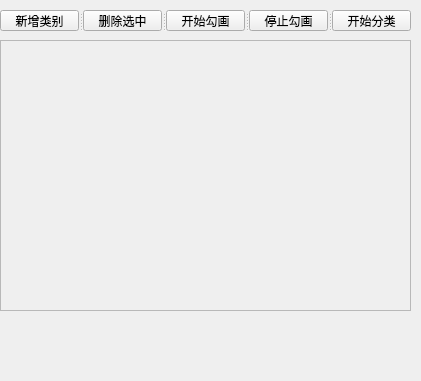
<?xml version="1.0" encoding="UTF-8"?>
<ui version="4.0">
 <class>DockWidget</class>
 <widget class="QDockWidget" name="DockWidget">
  <property name="geometry">
   <rect>
    <x>0</x>
    <y>0</y>
    <width>421</width>
    <height>381</height>
   </rect>
  </property>
  <property name="windowTitle">
   <string>DockWidget</string>
  </property>
  <widget class="QWidget" name="dockWidgetContents">
   <widget class="QScrollArea" name="scrollArea">
    <property name="geometry">
     <rect>
      <x>0</x>
      <y>40</y>
      <width>411</width>
      <height>271</height>
     </rect>
    </property>
    <property name="widgetResizable">
     <bool>true</bool>
    </property>
    <widget class="QWidget" name="scrollAreaWidgetContents">
     <property name="geometry">
      <rect>
       <x>0</x>
       <y>0</y>
       <width>409</width>
       <height>269</height>
      </rect>
     </property>
     <widget class="QWidget" name="verticalLayoutWidget_4">
      <property name="geometry">
       <rect>
        <x>10</x>
        <y>10</y>
        <width>391</width>
        <height>251</height>
       </rect>
      </property>
      <layout class="QVBoxLayout" name="attrsLayout"/>
     </widget>
    </widget>
   </widget>
   <widget class="QSplitter" name="splitter">
    <property name="geometry">
     <rect>
      <x>0</x>
      <y>10</y>
      <width>411</width>
      <height>21</height>
     </rect>
    </property>
    <property name="orientation">
     <enum>Qt::Horizontal</enum>
    </property>
    <widget class="QPushButton" name="add">
     <property name="text">
      <string>新增类别</string>
     </property>
    </widget>
    <widget class="QPushButton" name="add_2">
     <property name="text">
      <string>删除选中</string>
     </property>
    </widget>
    <widget class="QPushButton" name="add_3">
     <property name="text">
      <string>开始勾画</string>
     </property>
    </widget>
    <widget class="QPushButton" name="add_4">
     <property name="text">
      <string>停止勾画</string>
     </property>
    </widget>
    <widget class="QPushButton" name="add_5">
     <property name="text">
      <string>开始分类</string>
     </property>
    </widget>
   </widget>
  </widget>
 </widget>
 <resources/>
 <connections/>
</ui>
